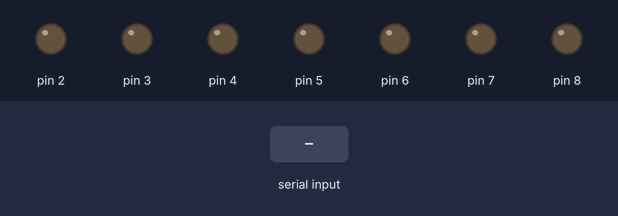
This sketch was run on a simulated Arduino Uno, built with avr-gcc and run on an emulated ATmega328P. Parts: output pins drawn as LEDs (lit = HIGH). The inputs (shaded band) are chosen by the test bench.

Above: at 1.2 s.
1.3 s: "a" received over Serial
At 1.8 s:
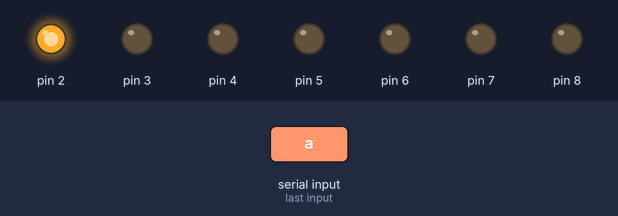
2.8 s: "b" received over Serial
At 4.0 s:
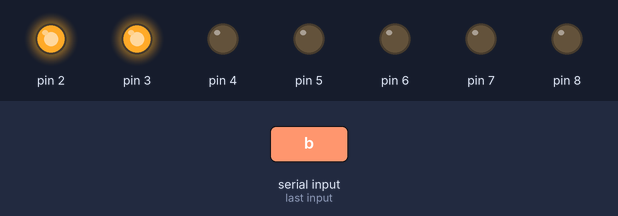
4.3 s: "c" received over Serial
At 5.3 s:
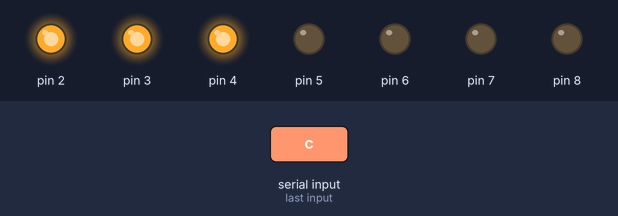
5.8 s: "d" received over Serial
At 6.5 s:
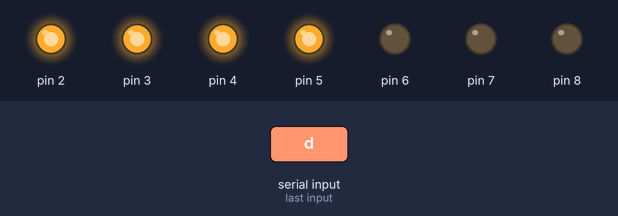
7.3 s: byte 107 ('k') received over Serial
At 7.6 s:
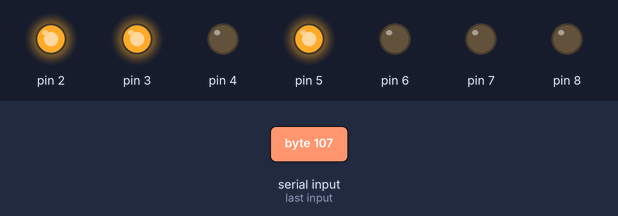
8.8 s: "e" received over Serial
At 9.9 s:
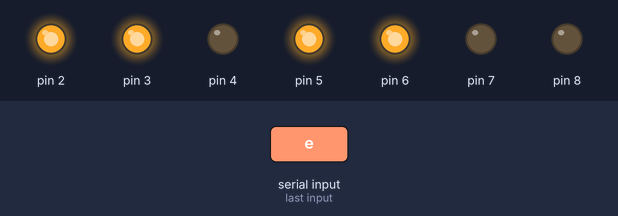
Timing chart, 0 to 11.3 s (numbered marks = the images above; inputs shaded):
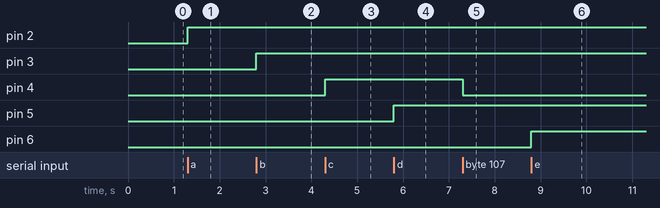

The sketch:

controller.ino
```cpp
void setup()
{
  Serial.begin(9600);

  for (int thisPin = 2; thisPin < 9; thisPin++)
  {
    pinMode(thisPin, OUTPUT);
  }
}

void loop()
{
  if (Serial.available() > 0)
  {
    int inByte = Serial.read();
    switch (inByte)
    {
    case 'a':
      digitalWrite(2, HIGH);
      break;
    case 'b':
      digitalWrite(3, HIGH);
      break;
    case 'c':
      digitalWrite(4, HIGH);
      break;
    case 'd':
      digitalWrite(5, HIGH);
      break;
    case 'e':
      digitalWrite(6, HIGH);
      break;
    case 'f':
      digitalWrite(7, HIGH);
      break;
    case 'g':
      digitalWrite(8, HIGH);
      break;
    case 'h':
      digitalWrite(9, HIGH);
      break;


    case 'i':
      digitalWrite(2, LOW);
      break;
    case 'j':
      digitalWrite(3, LOW);
      break;
    case 'k':
      digitalWrite(4, LOW);
      break;
    case 'l':
      digitalWrite(5, LOW);
      break;
    case 'm':
      digitalWrite(6, LOW);
      break;
    case 'n':
      digitalWrite(7, LOW);
      break;
    case 'o':
      digitalWrite(8, LOW);
      break;
    case 'p':
      digitalWrite(9, LOW);
      break;

    default:
      for (int thisPin = 2; thisPin < 9; thisPin++)
      {
        digitalWrite(thisPin, LOW);
      }
    }
  }
}
```

Measured:
- after the input at 1.3 s, pin 2: LOW → HIGH at once
- after the input at 2.8 s, pin 3: LOW → HIGH at once
- after the input at 4.3 s, pin 4: LOW → HIGH at once
- after the input at 5.8 s, pin 5: LOW → HIGH at once
- after the input at 7.3 s, pin 4: HIGH → LOW at once
- after the input at 8.8 s, pin 6: LOW → HIGH at once
